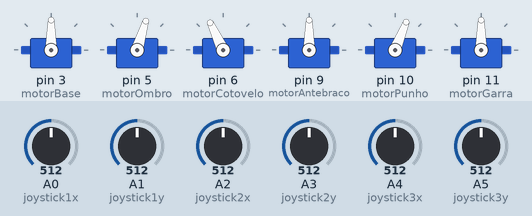
This sketch was run on a simulated Arduino Uno, built with avr-gcc and run on an emulated ATmega328P. Parts: 6 × servo. Inputs (shaded band) come from the test bench; at power-on: A0 (joystick1x) = 512, A1 (joystick1y) = 512, A2 (joystick2x) = 512, A3 (joystick2y) = 512, A4 (joystick3x) = 512, A5 (joystick3y) = 512.

Above: at 1.2 s.
1.3 s: A0 (joystick1x) set to 716
At 1.8 s:
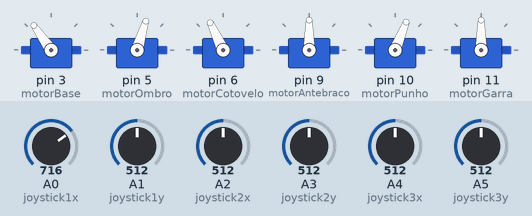
2.8 s: A1 (joystick1y) set to 716
At 3.7 s:
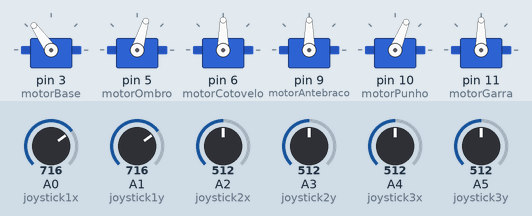
4.3 s: A2 (joystick2x) set to 716
At 5.5 s:
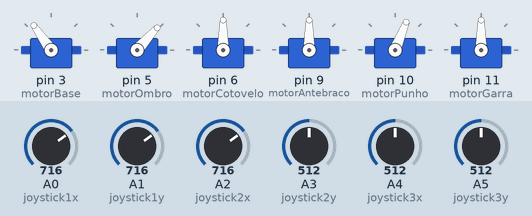
5.8 s: A3 (joystick2y) set to 716
At 6.3 s:
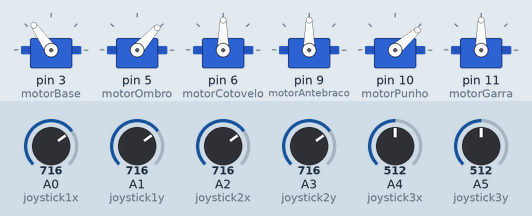
7.3 s: A4 (joystick3x) set to 716
At 8.1 s:
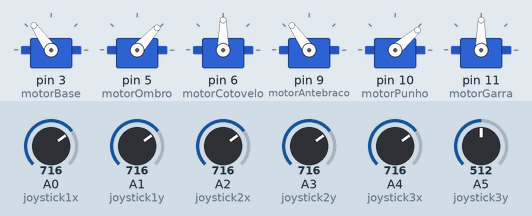
8.8 s: A5 (joystick3y) set to 716
At 10.0 s:
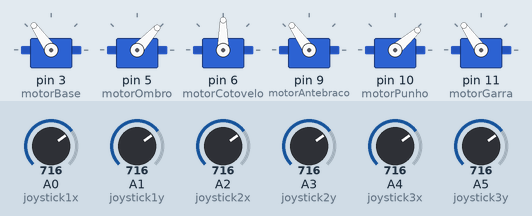
Timing chart, 0 to 11.3 s (numbered marks = the images above; inputs shaded):
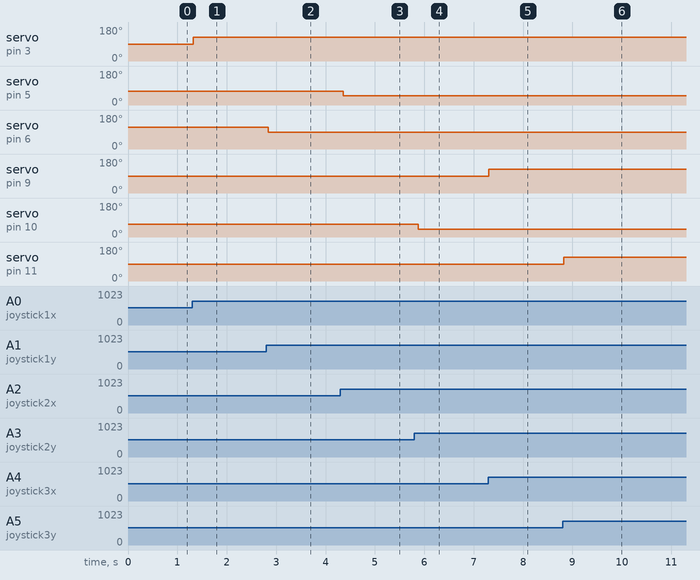

The sketch:

Mapeamento_joystick.ino
```cpp
#include <Servo.h>

// angulo inicial do motor
#define ANGULO_180 180
#define ANGULO_90 90
#define ANGULO_45 45
#define ANGULO_0 0

// Mapeamento dos joysticks
#define joystick1x A0
#define joystick1y A1
#define joystick2x A2
#define joystick2y A3
#define joystick3x A4
#define joystick3y A5

// Mapeamento dos servos
Servo motorBase;
Servo motorOmbro;
Servo motorCotovelo;
Servo motorAntebraco;
Servo motorPunho;
Servo motorGarra;

void setup() {
  motorBase.attach(3);
  motorOmbro.attach(5);
  motorCotovelo.attach(6);
  motorAntebraco.attach(9);
  motorPunho.attach(10);
  motorGarra.attach(11);
  pinMode(joystick1x, INPUT);
  pinMode(joystick1y, INPUT);
  pinMode(joystick2x, INPUT);
  pinMode(joystick2y, INPUT);
  pinMode(joystick3x, INPUT);
  pinMode(joystick3y, INPUT);
  motorBase.write(ANGULO_90);
  motorOmbro.write(ANGULO_90);
  motorCotovelo.write(ANGULO_45);
  motorAntebraco.write(ANGULO_0);
  motorPunho.write(ANGULO_90);
  motorGarra.write(ANGULO_45);
}

void loop() {
  int posX = analogRead(joystick1x);
  int posY = analogRead(joystick1y);
  int posX2 = analogRead(joystick2x);
  int posY2 = analogRead(joystick2y);
  int posX3 = analogRead(joystick3x);
  int posY3 = analogRead(joystick3y);
  posX = map(posX, 0, 1023, 0, 180);
  posY = map(posY, 0, 1023, 180, 50);
  posX2 = map(posX2, 0, 1023, 135, 10);
  posY2 = map(posY2, 0, 1023, 135, 0);
  posX3 = map(posX3, 0, 1023, 0, 180);
  posY3 = map(posY3, 0, 1023, 0, 180);
  motorBase.write(posX);
  motorOmbro.write(posX2);
  motorCotovelo.write(posY);
  motorPunho.write(posY2);
  motorAntebraco.write(posX3);
  motorGarra.write(posY3);
  delay(100);
}
```

Measured:
- after the input at 1.3 s, servo on pin 3 (motorBase): 90° → 125° at once
- after the input at 2.8 s, servo on pin 6 (motorCotovelo): 115° → 90° at once
- after the input at 4.3 s, servo on pin 5 (motorOmbro): 73° → 48° after 0.06 s
- after the input at 5.8 s, servo on pin 10 (motorPunho): 68° → 41° after 0.08 s
- after the input at 7.3 s, servo on pin 9 (motorAntebraco): 90° → 125° at once
- after the input at 8.8 s, servo on pin 11 (motorGarra): 90° → 125° at once
